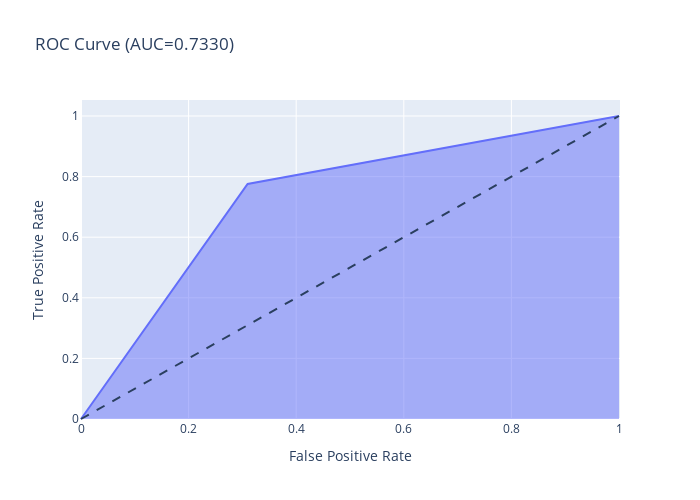
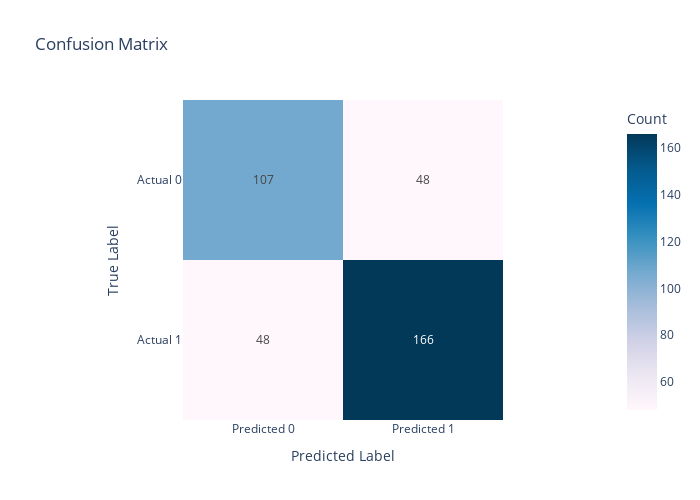
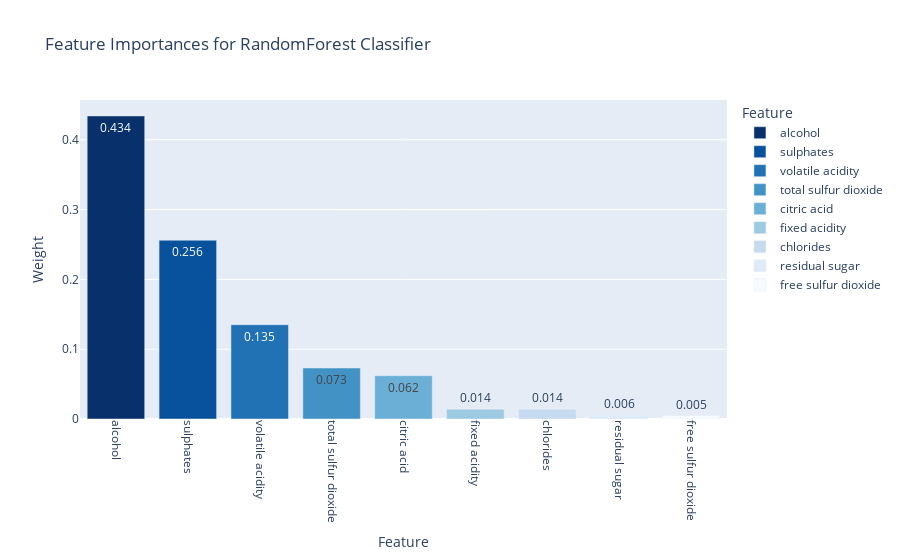

The notebook cell these images were saved under, in order:
### Markdown cell above
## Random forest

### Code cell
classifier = RandomForestClassifier()
parameters = {'criterion': ['entropy'],
              'n_estimators' : [50,100,500,1000],
              'max_depth': range(2,20,2),
              'min_samples_leaf':[100,250,500]}
cv = 5
best_rf = hyperp_search(classifier,parameters,cv)

# Finding the best feature

feature_importances = best_rf.feature_importances_
importance_rf = pd.DataFrame({'Feature': X_train.columns,
                              'Weight': feature_importances}).round(3)
importance_rf = importance_rf.sort_values(by='Weight', ascending=False)

# Plotting the features importance

fig = px.bar(importance_rf, x='Feature', y='Weight', color='Feature',
             title='Feature Importances for RandomForest Classifier',
             color_discrete_sequence=px.colors.sequential.Blues_r,
             text='Weight')

fig.update_layout(xaxis=dict(tickangle=90),
                  legend=dict(title='Feature'))

### Figure 1 — Plotly figure (JSON) as saved in the notebook; plotly's stock layout.template omitted (floating-point values rounded to 4 significant figures)
{"data": [{"fillpattern": {"shape": ""}, "hovertemplate": "False Positive Rate=%{x}<br>True Positive Rate=%{y}<extra></extra>", "legendgroup": "", "line": {"color": "#636efa"}, "marker": {"symbol": "circle"}, "mode": "lines", "name": "", "orientation": "v", "showlegend": false, "stackgroup": "1", "type": "scatter", "x": [0, 0.3097, 1], "xaxis": "x", "y": [0, 0.7757, 1], "yaxis": "y"}], "layout": {"height": 500, "legend": {"tracegroupgap": 0}, "shapes": [{"line": {"dash": "dash"}, "type": "line", "x0": 0, "x1": 1, "y0": 0, "y1": 1}], "title": {"text": "ROC Curve (AUC=0.7330)"}, "width": 700, "xaxis": {"anchor": "y", "domain": [0, 1], "title": {"text": "False Positive Rate"}}, "yaxis": {"anchor": "x", "domain": [0, 1], "title": {"text": "True Positive Rate"}}}}

### Figure 2 — Plotly figure (JSON) as saved in the notebook; plotly's stock layout.template omitted (floating-point values rounded to 4 significant figures)
{"data": [{"coloraxis": "coloraxis", "hovertemplate": "Predicted Label: %{x}<br>True Label: %{y}<br>Count: %{z}<extra></extra>", "name": "0", "texttemplate": "%{z}", "type": "heatmap", "x": ["Predicted 0", "Predicted 1"], "xaxis": "x", "y": ["Actual 0", "Actual 1"], "yaxis": "y", "z": [[107, 48], [48, 166]]}], "layout": {"coloraxis": {"colorbar": {"title": {"text": "Count"}}, "colorscale": [[0, "rgb(255,247,251)"], [0.125, "rgb(236,231,242)"], [0.25, "rgb(208,209,230)"], [0.375, "rgb(166,189,219)"], [0.5, "rgb(116,169,207)"], [0.625, "rgb(54,144,192)"], [0.75, "rgb(5,112,176)"], [0.875, "rgb(4,90,141)"], [1, "rgb(2,56,88)"]]}, "height": 500, "title": {"text": "Confusion Matrix"}, "width": 700, "xaxis": {"anchor": "y", "constrain": "domain", "domain": [0, 1], "scaleanchor": "y", "title": {"text": "Predicted Label"}}, "yaxis": {"anchor": "x", "autorange": "reversed", "constrain": "domain", "domain": [0, 1], "title": {"text": "True Label"}}}}

### Figure 3 — Plotly figure (JSON) as saved in the notebook; plotly's stock layout.template omitted (floating-point values rounded to 4 significant figures)
{"data": [{"alignmentgroup": "True", "hovertemplate": "Feature=%{x}<br>Weight=%{text}<extra></extra>", "legendgroup": "alcohol", "marker": {"color": "rgb(8,48,107)", "pattern": {"shape": ""}}, "name": "alcohol", "offsetgroup": "alcohol", "orientation": "v", "showlegend": true, "text": [0.434], "textposition": "auto", "type": "bar", "x": ["alcohol"], "xaxis": "x", "y": [0.434], "yaxis": "y"}, {"alignmentgroup": "True", "hovertemplate": "Feature=%{x}<br>Weight=%{text}<extra></extra>", "legendgroup": "sulphates", "marker": {"color": "rgb(8,81,156)", "pattern": {"shape": ""}}, "name": "sulphates", "offsetgroup": "sulphates", "orientation": "v", "showlegend": true, "text": [0.256], "textposition": "auto", "type": "bar", "x": ["sulphates"], "xaxis": "x", "y": [0.256], "yaxis": "y"}, {"alignmentgroup": "True", "hovertemplate": "Feature=%{x}<br>Weight=%{text}<extra></extra>", "legendgroup": "volatile acidity", "marker": {"color": "rgb(33,113,181)", "pattern": {"shape": ""}}, "name": "volatile acidity", "offsetgroup": "volatile acidity", "orientation": "v", "showlegend": true, "text": [0.135], "textposition": "auto", "type": "bar", "x": ["volatile acidity"], "xaxis": "x", "y": [0.135], "yaxis": "y"}, {"alignmentgroup": "True", "hovertemplate": "Feature=%{x}<br>Weight=%{text}<extra></extra>", "legendgroup": "total sulfur dioxide", "marker": {"color": "rgb(66,146,198)", "pattern": {"shape": ""}}, "name": "total sulfur dioxide", "offsetgroup": "total sulfur dioxide", "orientation": "v", "showlegend": true, "text": [0.073], "textposition": "auto", "type": "bar", "x": ["total sulfur dioxide"], "xaxis": "x", "y": [0.073], "yaxis": "y"}, {"alignmentgroup": "True", "hovertemplate": "Feature=%{x}<br>Weight=%{text}<extra></extra>", "legendgroup": "citric acid", "marker": {"color": "rgb(107,174,214)", "pattern": {"shape": ""}}, "name": "citric acid", "offsetgroup": "citric acid", "orientation": "v", "showlegend": true, "text": [0.062], "textposition": "auto", "type": "bar", "x": ["citric acid"], "xaxis": "x", "y": [0.062], "yaxis": "y"}, {"alignmentgroup": "True", "hovertemplate": "Feature=%{x}<br>Weight=%{text}<extra></extra>", "legendgroup": "fixed acidity", "marker": {"color": "rgb(158,202,225)", "pattern": {"shape": ""}}, "name": "fixed acidity", "offsetgroup": "fixed acidity", "orientation": "v", "showlegend": true, "text": [0.014], "textposition": "auto", "type": "bar", "x": ["fixed acidity"], "xaxis": "x", "y": [0.014], "yaxis": "y"}, {"alignmentgroup": "True", "hovertemplate": "Feature=%{x}<br>Weight=%{text}<extra></extra>", "legendgroup": "chlorides", "marker": {"color": "rgb(198,219,239)", "pattern": {"shape": ""}}, "name": "chlorides", "offsetgroup": "chlorides", "orientation": "v", "showlegend": true, "text": [0.014], "textposition": "auto", "type": "bar", "x": ["chlorides"], "xaxis": "x", "y": [0.014], "yaxis": "y"}, {"alignmentgroup": "True", "hovertemplate": "Feature=%{x}<br>Weight=%{text}<extra></extra>", "legendgroup": "residual sugar", "marker": {"color": "rgb(222,235,247)", "pattern": {"shape": ""}}, "name": "residual sugar", "offsetgroup": "residual sugar", "orientation": "v", "showlegend": true, "text": [0.006], "textposition": "auto", "type": "bar", "x": ["residual sugar"], "xaxis": "x", "y": [0.006], "yaxis": "y"}, {"alignmentgroup": "True", "hovertemplate": "Feature=%{x}<br>Weight=%{text}<extra></extra>", "legendgroup": "free sulfur dioxide", "marker": {"color": "rgb(247,251,255)", "pattern": {"shape": ""}}, "name": "free sulfur dioxide", "offsetgroup": "free sulfur dioxide", "orientation": "v", "showlegend": true, "text": [0.005], "textposition": "auto", "type": "bar", "x": ["free sulfur dioxide"], "xaxis": "x", "y": [0.005], "yaxis": "y"}], "layout": {"barmode": "relative", "legend": {"title": {"text": "Feature"}, "tracegroupgap": 0}, "title": {"text": "Feature Importances for RandomForest Classifier"}, "xaxis": {"anchor": "y", "categoryarray": ["alcohol", "sulphates", "volatile acidity", "total sulfur dioxide", "citric acid", "fixed acidity", "chlorides", "residual sugar", "free sulfur dioxide"], "categoryorder": "array", "domain": [0, 1], "tickangle": 90, "title": {"text": "Feature"}}, "yaxis": {"anchor": "x", "domain": [0, 1], "title": {"text": "Weight"}}}}
